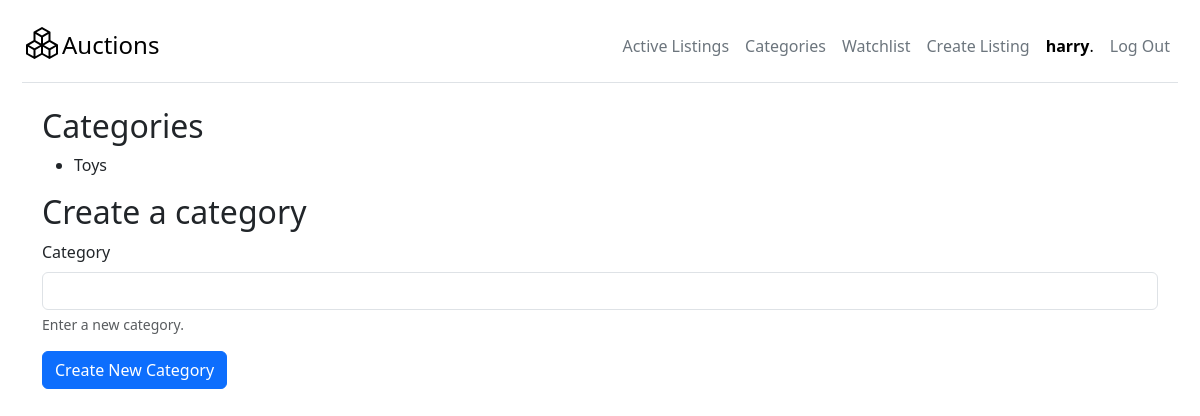
Before: /categories (signed in) with the older database file.
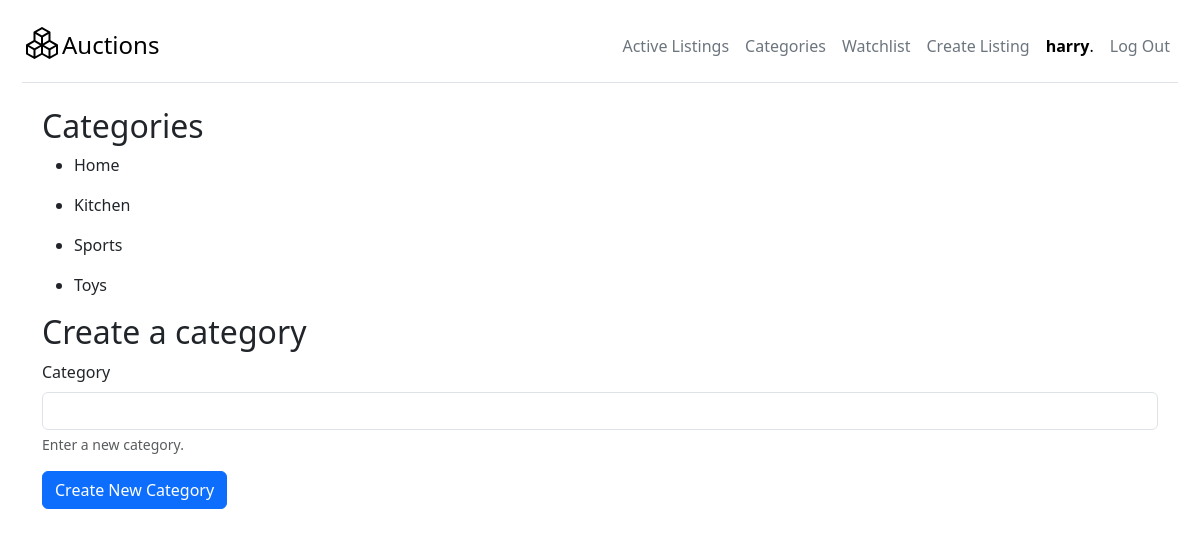
After: the same page with the newer database file.
### auctions/models.py (models this page shows)
class User(AbstractUser):
    def __str__(self):
        return f"{self.username}"

class Category(models.Model):
    name = models.CharField(max_length=64)
    class Meta:
        ordering = ["name"]
    def __str__(self):
        return f"{self.name}"

### auctions/views.py (the view, shortened to what this page needs)
# urls.py: path("categories", views.create_categories, name="categories"),
def create_categories(request):
    if request.method == "GET":
        categories = Category.objects.all()
        return render(request, "auctions/categories.html", {"categories": categories})

### auctions/templates/auctions/categories.html (shortened to what this page needs)
{% extends "auctions/layout.html" %}
{% block body %}
{% if user.is_authenticated %}
<div class="container-fluid">
    <div class="container">
        <h2>Categories</h2>
        {% for category in categories %}
        <ul>
            <li>{{ category }}</li>
        </ul>
        {% endfor %}
        <h2>Create a category</h2>
        <form action="{% url 'categories' %}" method="POST">
            <div class="mb-3">
                <label for="category" class="form-label">Category</label>
                <input type="text" name="category" class="form-control" id="category" aria-describedby="categoryHelp">
                <div id="categoryHelp" class="form-text">Enter a new category.</div>
            </div>
            <button type="submit" class="btn btn-primary">Create New Category</button>
        </form>
        {% else %}
        <p>You need to <a href="{% url 'login' %}">login</a> or <a href="{% url 'register' %}">register</a></p>
    </div>
    {% endif %}
</div>
{% endblock %}

### auctions/templates/auctions/layout.html (shortened to what this page needs)
{% load static %}
<!DOCTYPE html>
<html lang="en">
<head>
    <link href="https://cdn.jsdelivr.net/npm/bootstrap@5.3.0/dist/css/bootstrap.min.css" rel="stylesheet"
>
    <link href="{% static 'auctions/styles.css' %}" rel="stylesheet">
</head>
<body>
    <div class="container-fluid">
        <header
            class="d-flex flex-wrap align-items-center justify-content-center justify-content-md-between py-3 mb-4 border-bottom">
            <div class="col-md-3 mb-2 mb-md-0">
                <a href="/" class="d-inline-flex link-body-emphasis text-decoration-none">
                     <span class="fs-4">Auctions</span>
                </a>
            </div>
            <ul class="nav col-12 col-md-auto mb-2 justify-content-center mb-md-0">
                <li>
                    <a href="{% url 'index' %}" class="nav-link px-2 link-secondary">Active Listings</a>
                </li>
                {% if user.is_authenticated %}
                <li><a href="{% url 'categories' %}" class="nav-link px-2 link-secondary">Categories</a></li>
                <li><a href="{% url 'watchlist' %}" class="nav-link px-2 link-secondary">Watchlist</a></li>
                <li><a href="{% url 'create' %}" class="nav-link px-2 link-secondary">Create Listing</a></li>
                <li><a href="{% url 'user' %}" class="nav-link px-2 link-body-emphasis">
                        <strong>{{ user.username }}</strong>.
                    </a></li>
                <li><a href="{% url 'logout' %}" class="nav-link px-2 link-secondary">Log Out</a></li>
                {% else %}
            </ul>
            <div class="col-md-3 text-end">
                <a class="btn btn-outline-primary me-2" href="{% url 'login' %}" role="button">Log In</a>
                <a class="btn btn-primary" href="{% url 'register' %}" role="button">Register</a>
            </div>
            {% endif %}
        </header>
    </div>
    {% block body %}
    {% endblock %}
</body>
</html>

### auctions/static/auctions/styles.css (style rules this page uses)
body { padding: 10px; }

Changed rows visible on the page:
added Category: name "Home"
added Category: name "Kitchen"
added Category: name "Sports"
